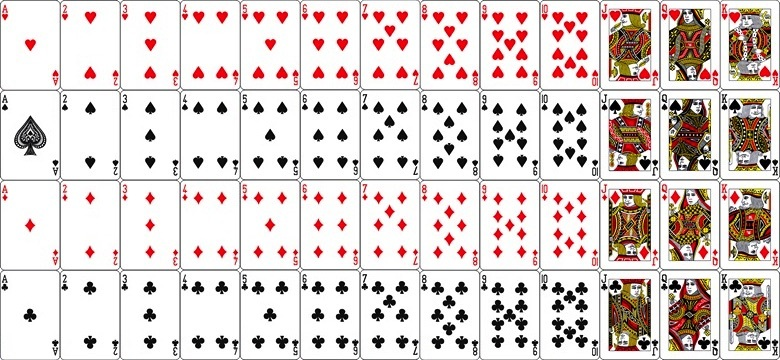
#> input picture cards.jpg, 780 x 360 px
$ python g09.py
#> lines starting #> are read from the running program, lines starting #| are printed output that depends on the picture
from google.colab import files

uploaded_file = files.upload()
#> the answer given: cards.jpg
uploaded_file_name = next(iter(uploaded_file))

import cv2
import matplotlib.pyplot as plt

img = cv2.imread(uploaded_file_name)
#> img is the input picture: shape (360, 780, 3); mean B, G, R 206.2, 208.8, 219.7
img = cv2.cvtColor(img, cv2.COLOR_BGR2RGB)

#オブジェクトimgのshapeメソッドの1つ目の戻り値(画像の高さ)をimg_heightに、2つ目の戻り値(画像の幅)をimg_widthに代入
img_height,img_width=img.shape[:2]
#> img_height = 360; img_width = 780
print(img.shape)
#| (360, 780, 3)
height = img.shape[0]
#> height = 360
width = img.shape[1]
#> width = 780

scale_factor = 0.05 #縮小処理時の縮小率(小さいほどモザイクが大きくなる)
img = cv2.resize(img, None, fx=scale_factor, fy=scale_factor) #縮小率の倍率で画像を縮小
#画像を元の画像サイズに拡大。ここで補完方法に'cv2.INTER_NEAREST'を指定することでモザイク状になる
img = cv2.resize(img, (img_width, img_height),interpolation=cv2.INTER_NEAREST)
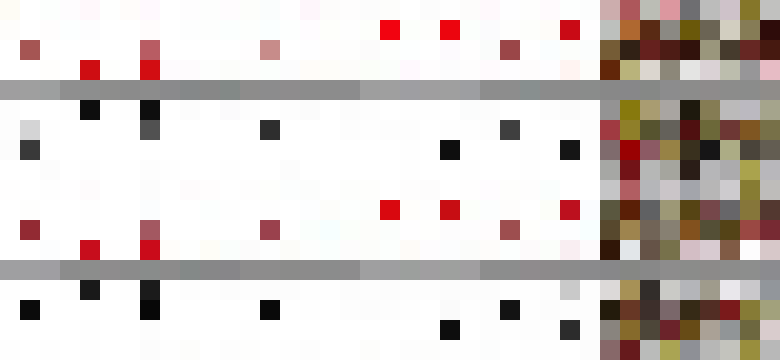
#> img: shape (360, 780, 3); mean R, G, B 211.5, 203.6, 200.4


plt.imshow(img) #表示
